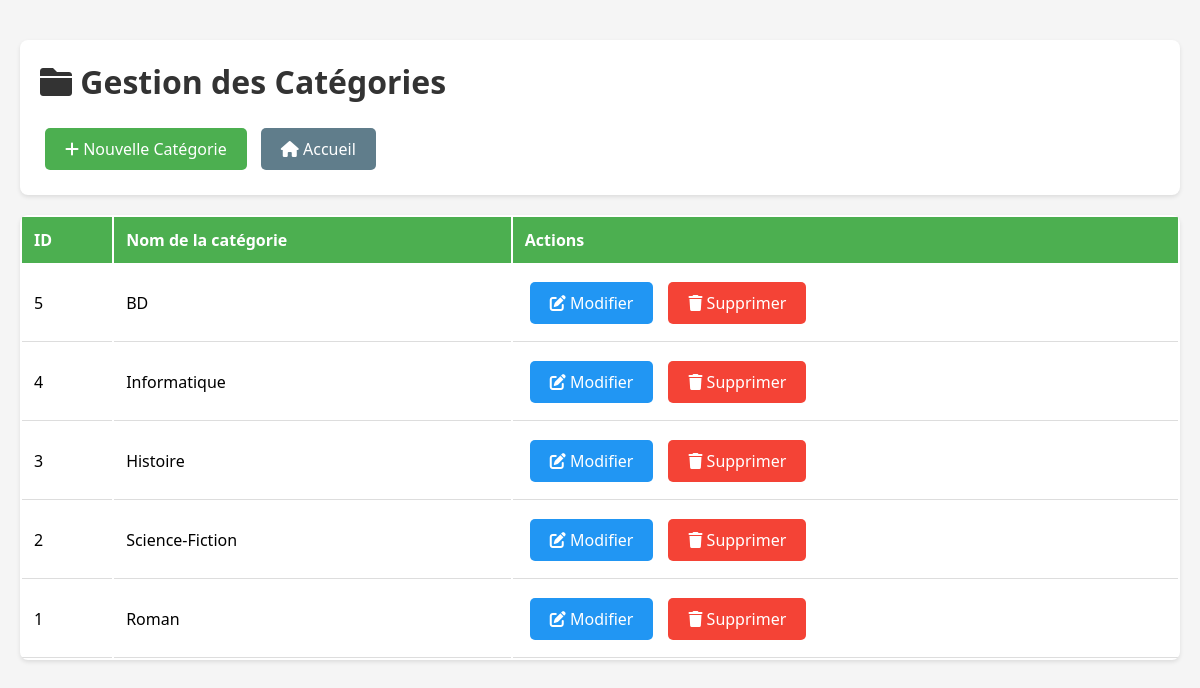
/index.php?controller=categorie&action=index, run on the app's committed database.
### tables this page shows
CREATE TABLE categories(
    id int primary key auto_increment,
    nom varchar(100) not null
);

### controllers/CategorieController.php (called while the page is built, shortened)
<?php
require_once 'models/Categorie.php';
class CategorieController {
    private $categorie;
    public function __construct() {
        $this->categorie = new Categorie();
    }
    public function index() {
        $categories = $this->categorie->getAll();
        include 'views/categories/index.php';
    }
}
?>

### config/database.php (called while the page is built)
<?php
class Database {
    private $host = "localhost";
    private $dbname = "coursBiblio_db";
    private $username = "root";
    private $password = "maig2004";
    private $conn;
    public function __construct() {
        try {
            $this->conn = new PDO(
                "mysql:host={$this->host};dbname={$this->dbname};charset=utf8",
                $this->username,
                $this->password
            );
            $this->conn->setAttribute(PDO::ATTR_ERRMODE, PDO::ERRMODE_EXCEPTION);
        } catch(PDOException $e) {
            die("Erreur de connexion : " . $e->getMessage());
        }
    }
    public function getConnection() {
        return $this->conn;
    }
}
?>

### models/Categorie.php (called while the page is built, shortened)
<?php
require_once 'config/Database.php';
class Categorie {
    private $conn;
    private $table = "categories";
    public function __construct() {
        $database = new Database();
        $this->conn = $database->getConnection();
    }
    public function getAll() {
        $query = "SELECT * FROM {$this->table} ORDER BY id DESC";
        $stmt = $this->conn->prepare($query);
        $stmt->execute();
        return $stmt->fetchAll(PDO::FETCH_ASSOC);
    }
}
?>

### views/categories/index.php (the view, shortened to what this page needs)
<!DOCTYPE html>
<html>
<head>
    <link rel="stylesheet" href="https://cdnjs.cloudflare.com/ajax/libs/font-awesome/6.0.0/css/all.min.css">
    <link rel="stylesheet" href="../../public/asset/css/categorie.css">
</head>
<body>
    <div class="container">
        <div class="header">
            <h1><i class="fas fa-folder"></i> Gestion des Catégories</h1>
            <a href="index.php?controller=categorie&action=create" class="btn btn-add">
                <i class="fas fa-plus"></i> Nouvelle Catégorie
            </a>
            <a href="index.php" class="btn btn-back">
                <i class="fas fa-home"></i> Accueil
            </a>
        </div>
        <table>
            <thead>
                <tr>
                    <th>ID</th>
                    <th>Nom de la catégorie</th>
                    <th>Actions</th>
                </tr>
            </thead>
            <tbody>
                <?php if(empty($categories)): ?>
                    <tr>
                        <td colspan="3" style="text-align: center;">Aucune catégorie trouvée</td>
                    </tr>
                <?php else: ?>
                    <?php foreach($categories as $categorie): ?>
                    <tr>
                        <td><?= $categorie['id'] ?></td>
                        <td><?= htmlspecialchars($categorie['nom']) ?></td>
                        <td class="actions">
                            <a href="index.php?controller=categorie&action=edit&id=<?= $categorie['id'] ?>" class="btn btn-edit">
                                <i class="fas fa-edit"></i> Modifier
                            </a>
                            <a href="index.php?controller=categorie&action=delete&id=<?= $categorie['id'] ?>"
                               class="btn btn-delete"
                               onclick="return confirm('Êtes-vous sûr de vouloir supprimer cette catégorie ?')">
                                <i class="fas fa-trash"></i> Supprimer
                            </a>
                        </td>
                    </tr>
                    <?php endforeach; ?>
                <?php endif; ?>
            </tbody>
        </table>
    </div>
</body>
</html>

### public/asset/css/categorie.css (style rules this page uses)
* { margin: 0; padding: 0; box-sizing: border-box; }
body { font-family: 'Segoe UI', Tahoma, Geneva, Verdana, sans-serif; background: #f5f5f5; }
.container { max-width: 1200px; margin: 20px auto; padding: 20px; }
.header { background: white; padding: 20px; border-radius: 8px; margin-bottom: 20px; box-shadow: 0 2px 4px rgba(0, 0, 0, 0.1); }
h1 { color: #333; margin-bottom: 20px; }
.btn { display: inline-block; padding: 10px 20px; margin: 5px; text-decoration: none; border-radius: 5px; transition: 0.3s; }
.btn-add { background: #4CAF50; color: white; }
.btn-edit { background: #2196F3; color: white; }
.btn-delete { background: #f44336; color: white; }
.btn-back { background: #607D8B; color: white; }
table { width: 100%; background: white; border-radius: 8px; overflow: hidden; box-shadow: 0 2px 4px rgba(0, 0, 0, 0.1); }
th { background: #4CAF50; color: white; padding: 12px; text-align: left; }
td { padding: 12px; border-bottom: 1px solid #ddd; }
.actions { display: flex; gap: 5px; }

### data on the page
categories: id "5", nom "BD"
categories: id "4", nom "Informatique"
categories: id "3", nom "Histoire"
categories: id "2", nom "Science-Fiction"
categories: id "1", nom "Roman"
